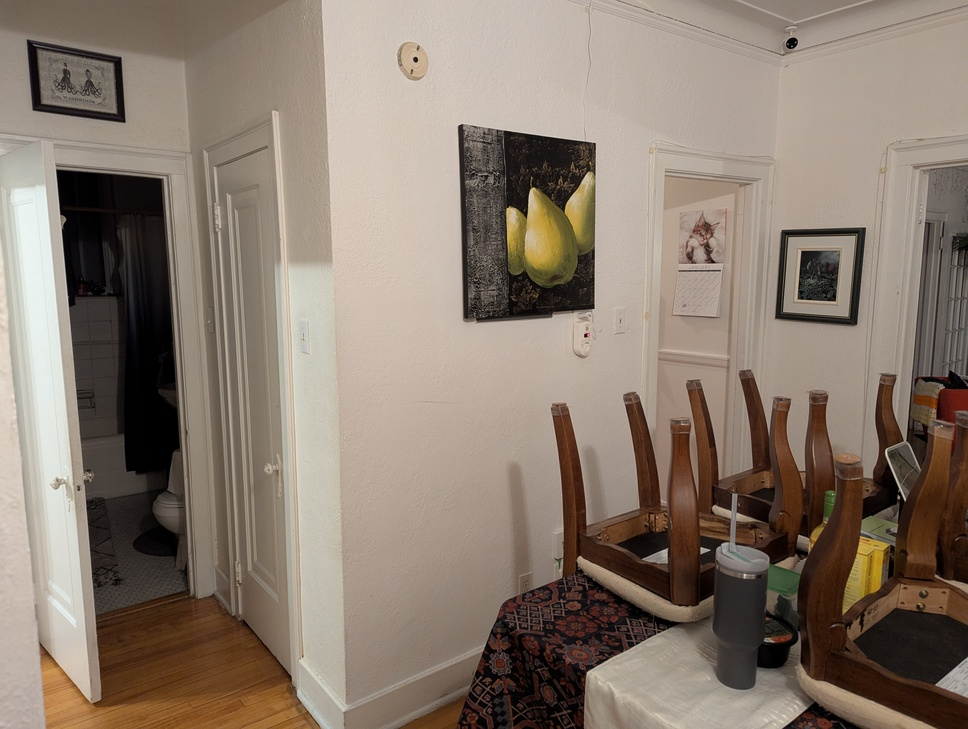
#> input picture images/Test1/PXL_20250202_234440928.jpg, 968 x 729 px, shrunk from 4080 x 3072 before the run; its folder holds 3 pictures in this run
$ python image_stitching_simple.py --images images/Test1 --output out.png
#> lines starting #> are read from the running program, lines starting #| are printed output that depends on the picture
# import the necessary packages
from imutils import paths
import numpy as np
import argparse
import imutils
import cv2
# construct the argument parser and parse the arguments
ap = argparse.ArgumentParser()
ap.add_argument("-i", "--images", type=str, required=True,
	help="path to input directory of images to stitch")
ap.add_argument("-o", "--output", type=str, required=True,
	help="path to the output image")
args = vars(ap.parse_args())

# grab the paths to the input images and initialize our images list
print("[INFO] loading images...")
imagePaths = sorted(list(paths.list_images(args["images"])))
images = []
# loop over the image paths, load each one, and add them to our
# images to stitch list
for imagePath in imagePaths:
	image = cv2.imread(imagePath)
#> image is the input picture: shape (729, 968, 3); mean B, G, R 111, 123.6, 137.8
	images.append(image)

# initialize OpenCV's image stitcher object and then perform the image
# stitching
print("[INFO] stitching images...")
stitcher = cv2.createStitcher() if imutils.is_cv3() else cv2.Stitcher_create()
(status, stitched) = stitcher.stitch(images)
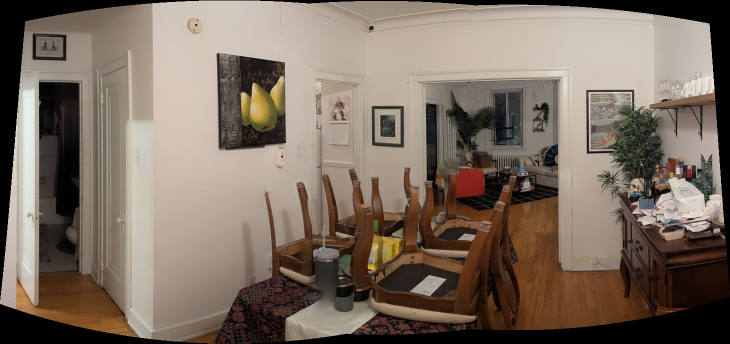
#> stitched: shape (687, 1460, 3) (shown at 1/2 size); mean of channels 0, 1, 2 98, 110.3, 124.3; drawn as B, G, R
#> status = 0

# if the status is '0', then OpenCV successfully performed image
# stitching
if status == 0:
	# write the output stitched image to disk
	cv2.imwrite(args["output"], stitched)
	# display the output stitched image to our screen
	cv2.imshow("Stitched", stitched)
	cv2.waitKey(0)
# otherwise the stitching failed, likely due to not enough keypoints)
# being detected
else:
	print("[INFO] image stitching failed ({})".format(status))
